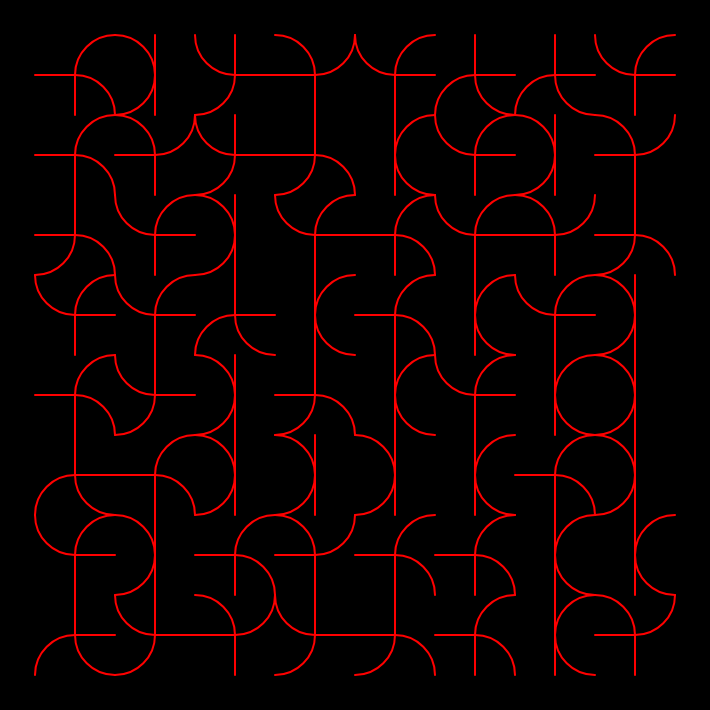
Frame 1 (no input)
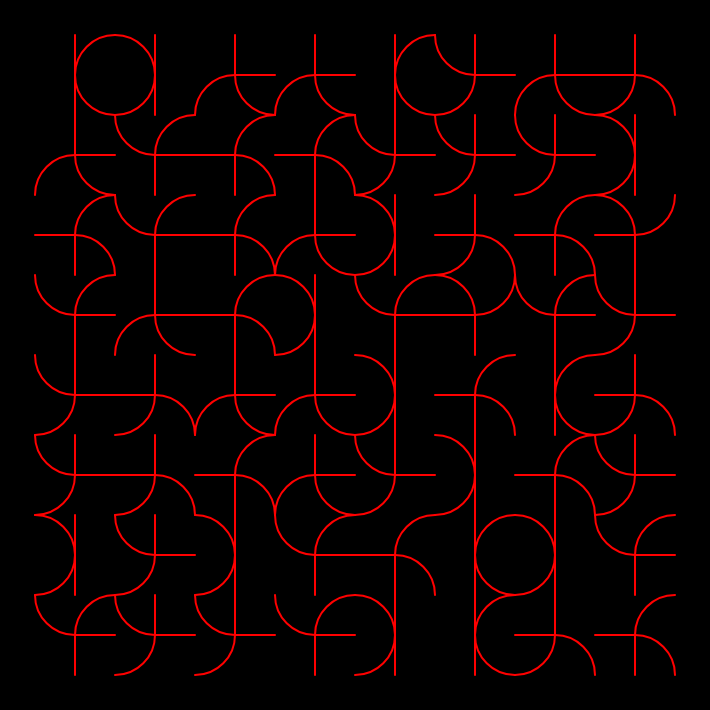
Frame 2 (the mouse pressed at the canvas centre, redrawn once)

The p5.js sketch that drew these frames (run headless with seeded random() and noise() and a simulated clock; the mouse was pressed at the canvas centre and the sketch redrawn once):

// p5.js sketch
// ── sketch.js
// Padding around the canvas.
var padding = 35

// Number of squares per row/column
var row = 8

// Size of grid cells (cellSize x cellSize).
var cellSize = 80
var gridSize = (cellSize * row) + (padding * 2)

// Probability of drawing an inner rectangle.
var chance = 0.6

// Gap between squares
var gap = 10

// Extent the square can shift from center
var shiftLimit = 1

var shades = ['#FEDC97', '#B5B682', '#28666E', '#7C9885', '#bfb9ba', '#0059b2', '#197fe5']

function setup() {
  createCanvas(gridSize, gridSize)
  rectMode(CORNER)
  angleMode(DEGREES)
  strokeWeight(2)
  noLoop()
  frameRate(2)
}

function draw() {
  background('black')
  for (var y = padding; y < height - 2 * padding; y += cellSize) {
    for (var x = padding; x < width - 2 * padding; x += cellSize) {
      drawCell(x + cellSize/2, y + cellSize/2)
    }
  }
}

function drawCell(x, y) {
  push()
  translate(x, y)
  //fill('white')
  //noStroke()
  rectMode(CENTER)
  noFill()
  //rect(0, 0, cellSize, cellSize)
  stroke(shades[1])
  rectMode(CORNER)
  var c1 = shades[0]
  var c2 = shades[1]
  var c3 = shades[2]
  /*strokeWeight(2)
  line(-cellSize/2, -cellSize/2, -cellSize/2, cellSize/2)
  line(-cellSize/2, -cellSize/2, cellSize/2, -cellSize/2)
  line(-cellSize/2, cellSize/2, cellSize/2, cellSize/2)
  line(cellSize/2, -cellSize/2, cellSize/2, cellSize/2)
  strokeWeight(2)*/
  stroke('red')
  
  var t, r, b, l
  t = 0
  r = 0
  b = 0
  l = 0
  // Left one
  if (random() > 0.5) {
    //line(0, 0, cellSize/2, cellSize/2)
    if (random() > 0.5) {
      line(0, 0, 0, -cellSize/2)
      t = 1
      arc(cellSize/2, 0, cellSize, cellSize, 90, 180)
    } else {
      line(0, 0, -cellSize/2, 0)
      l = 1
      arc(0, cellSize/2, cellSize, cellSize, 270, 360)
    }
  } else {
    //line(0, 0, -cellSize/2, -cellSize/2)
    if (random() > 0.5) {
      line(0, 0, 0, cellSize/2)
      b = 1
      arc(-cellSize/2, 0, cellSize, cellSize, 270, 360)
    } else {
      line(0, 0, cellSize/2, 0)
      r = 1
      arc(0, -cellSize/2, cellSize, cellSize, 90, 180)
    }
  }
  
  // Right one
  if (random() > 0.5) {
    //line(0, 0, cellSize/2, -cellSize/2)
    if (b != 1) {
      line(0, 0, 0, cellSize/2)
      arc(cellSize/2, 0, cellSize, cellSize, 180, 270)
    } else if (l != 1){
      line(0, 0, -cellSize/2, 0)
      arc(0, -cellSize/2, cellSize, cellSize, 0, 90)
    }
  } else {
    //line(0, 0, -cellSize/2, cellSize/2)
    if (t != 1) {
      line(0, 0, 0, -cellSize/2)
      arc(-cellSize/2, 0, cellSize, cellSize, 0, 90)
    } else if (r != 1){
      line(0, 0, cellSize/2, 0)
      arc(0, cellSize/2, cellSize, cellSize, 180, 270)
    }
  }
  
  pop()
}
